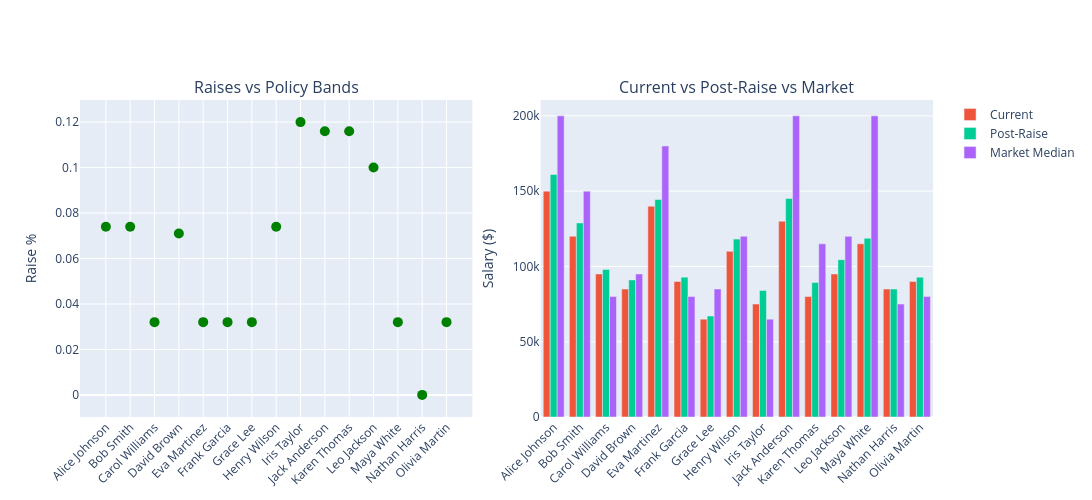

Notebook source saved alongside this figure:
### Code cell
import plotly.graph_objects as go
from plotly.subplots import make_subplots

# --- Load both tables ---
pc = _constat_session.table("policy_comparison", pandas=True)
mc = _constat_session.table("market_comparison", pandas=True)

fig = make_subplots(
    rows=1, cols=2,
    subplot_titles=("Raises vs Policy Bands", "Current vs Post-Raise vs Market"),
    horizontal_spacing=0.08,
)

# --- Left: Policy comparison scatter ---
pc_name = next((c for c in pc.columns if "name" in c.lower()), pc.columns[0])
pc_rating = next((c for c in pc.columns if "rating" in c.lower()), None)
pc_raise = next((c for c in pc.columns if "raise" in c.lower() and "pct" in c.lower()), None)
pc_min = next((c for c in pc.columns if "min" in c.lower()), None)
pc_max = next((c for c in pc.columns if "max" in c.lower()), None)
pc_flag = next((c for c in pc.columns if "range" in c.lower() or "flag" in c.lower()), None)

if all([pc_rating, pc_raise, pc_min, pc_max]):
    for rating in sorted(pc[pc_rating].unique()):
        sub = pc[pc[pc_rating] == rating]
        lo, hi = sub[pc_min].iloc[0], sub[pc_max].iloc[0]
        fig.add_hrect(
            y0=lo, y1=hi, fillcolor="green", opacity=0.08,
            annotation_text=f"Rating {rating}: {lo}-{hi}%",
            annotation_position="top left",
            row=1, col=1,
        )
    colors = ["green" if v else "red" for v in pc[pc_flag]] if pc_flag else "steelblue"
    fig.add_trace(go.Scatter(
        x=pc[pc_name], y=pc[pc_raise],
        mode="markers", marker=dict(size=10, color=colors),
        text=pc.apply(lambda r: f"Rating: {r[pc_rating]}, Raise: {r[pc_raise]:.1f}%", axis=1),
        hoverinfo="text+x", showlegend=False,
    ), row=1, col=1)
    fig.update_xaxes(tickangle=-45, row=1, col=1)
    fig.update_yaxes(title_text="Raise %", row=1, col=1)

# --- Right: Market comparison grouped bars ---
mc_name = next((c for c in mc.columns if "name" in c.lower()), mc.columns[0])
mc_curr = next((c for c in mc.columns if "current" in c.lower() and "sal" in c.lower()), None)
mc_new = next((c for c in mc.columns if "new" in c.lower() and "sal" in c.lower()), None)
mc_market = next((c for c in mc.columns if "market" in c.lower() and "median" in c.lower()), None)

if all([mc_curr, mc_new, mc_market]):
    fig.add_trace(go.Bar(name="Current", x=mc[mc_name], y=mc[mc_curr]), row=1, col=2)
    fig.add_trace(go.Bar(name="Post-Raise", x=mc[mc_name], y=mc[mc_new]), row=1, col=2)
    fig.add_trace(go.Bar(name="Market Median", x=mc[mc_name], y=mc[mc_market]), row=1, col=2)
    fig.update_xaxes(tickangle=-45, row=1, col=2)
    fig.update_yaxes(title_text="Salary ($)", row=1, col=2)

fig.update_layout(height=500, width=1200, barmode="group")
fig.show()

### Figure 1 — Plotly figure (JSON) as saved in the notebook; plotly's stock layout.template omitted (floating-point values rounded to 4 significant figures)
{"data": [{"hoverinfo": "text+x", "marker": {"color": ["green", "green", "green", "green", "green", "green", "green", "green", "green", "green", "green", "green", "green", "green", "green"], "size": 10}, "mode": "markers", "showlegend": false, "text": ["Rating: 4, Raise: 0.1%", "Rating: 4, Raise: 0.1%", "Rating: 3, Raise: 0.0%", "Rating: 4, Raise: 0.1%", "Rating: 3, Raise: 0.0%", "Rating: 3, Raise: 0.0%", "Rating: 3, Raise: 0.0%", "Rating: 4, Raise: 0.1%", "Rating: 5, Raise: 0.1%", "Rating: 5, Raise: 0.1%", "Rating: 5, Raise: 0.1%", "Rating: 5, Raise: 0.1%", "Rating: 3, Raise: 0.0%", "Rating: 2, Raise: 0.0%", "Rating: 3, Raise: 0.0%"], "type": "scatter", "x": ["Alice Johnson", "Bob Smith", "Carol Williams", "David Brown", "Eva Martinez", "Frank Garcia", "Grace Lee", "Henry Wilson", "Iris Taylor", "Jack Anderson", "Karen Thomas", "Leo Jackson", "Maya White", "Nathan Harris", "Olivia Martin"], "xaxis": "x", "y": [0.074, 0.074, 0.032, 0.071, 0.032, 0.032, 0.032, 0.074, 0.12, 0.116, 0.116, 0.1, 0.032, 0.0, 0.032], "yaxis": "y"}, {"name": "Current", "type": "bar", "x": ["Alice Johnson", "Bob Smith", "Carol Williams", "David Brown", "Eva Martinez", "Frank Garcia", "Grace Lee", "Henry Wilson", "Iris Taylor", "Jack Anderson", "Karen Thomas", "Leo Jackson", "Maya White", "Nathan Harris", "Olivia Martin"], "xaxis": "x2", "y": [150000.0, 120000.0, 95000.0, 85000.0, 140000.0, 90000.0, 65000.0, 110000.0, 75000.0, 130000.0, 80000.0, 95000.0, 115000.0, 85000.0, 90000.0], "yaxis": "y2"}, {"name": "Post-Raise", "type": "bar", "x": ["Alice Johnson", "Bob Smith", "Carol Williams", "David Brown", "Eva Martinez", "Frank Garcia", "Grace Lee", "Henry Wilson", "Iris Taylor", "Jack Anderson", "Karen Thomas", "Leo Jackson", "Maya White", "Nathan Harris", "Olivia Martin"], "xaxis": "x2", "y": [161100.0, 128900.0, 98040.0, 91040.0, 144500.0, 92880.0, 67080.0, 118100.0, 84000.0, 145100.0, 89280.0, 104500.0, 118700.0, 85000.0, 92880.0], "yaxis": "y2"}, {"name": "Market Median", "type": "bar", "x": ["Alice Johnson", "Bob Smith", "Carol Williams", "David Brown", "Eva Martinez", "Frank Garcia", "Grace Lee", "Henry Wilson", "Iris Taylor", "Jack Anderson", "Karen Thomas", "Leo Jackson", "Maya White", "Nathan Harris", "Olivia Martin"], "xaxis": "x2", "y": [200000.0, 150000.0, 80000.0, 95000.0, 180000.0, 80000.0, 85000.0, 120000.0, 65000.0, 200000.0, 115000.0, 120000.0, 200000.0, 75000.0, 80000.0], "yaxis": "y2"}], "layout": {"annotations": [{"font": {"size": 16}, "showarrow": false, "text": "Raises vs Policy Bands", "x": 0.23, "xanchor": "center", "xref": "paper", "y": 1, "yanchor": "bottom", "yref": "paper"}, {"font": {"size": 16}, "showarrow": false, "text": "Current vs Post-Raise vs Market", "x": 0.77, "xanchor": "center", "xref": "paper", "y": 1, "yanchor": "bottom", "yref": "paper"}], "barmode": "group", "height": 500, "width": 1200, "xaxis": {"anchor": "y", "domain": [0, 0.46], "tickangle": -45}, "xaxis2": {"anchor": "y2", "domain": [0.54, 1], "tickangle": -45}, "yaxis": {"anchor": "x", "domain": [0, 1], "title": {"text": "Raise %"}}, "yaxis2": {"anchor": "x2", "domain": [0, 1], "title": {"text": "Salary ($)"}}}}
